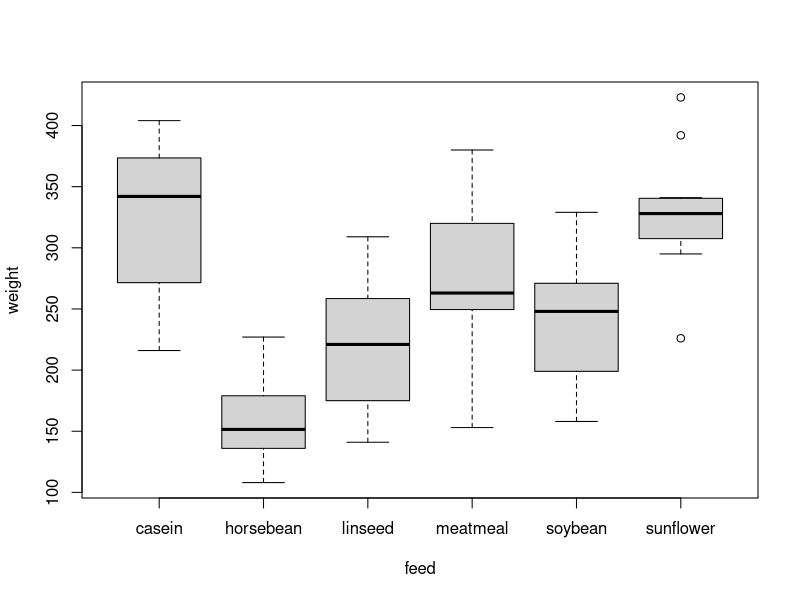
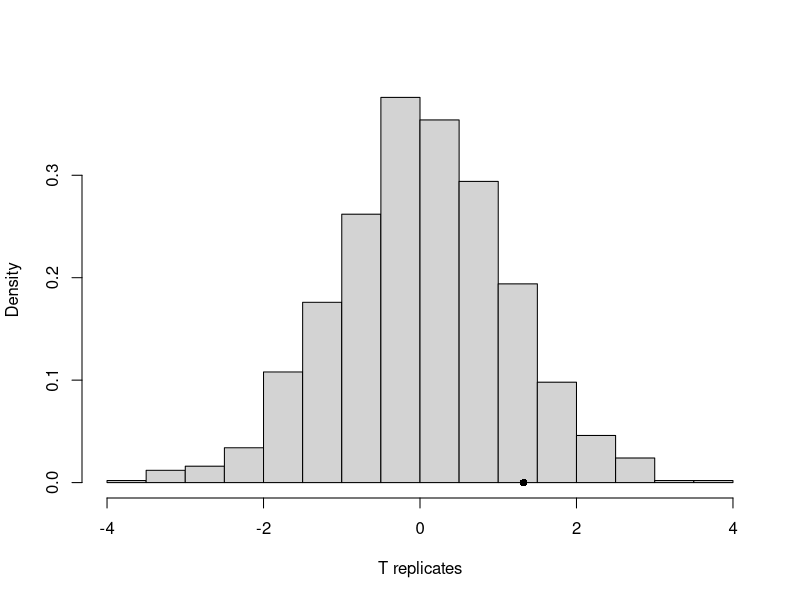
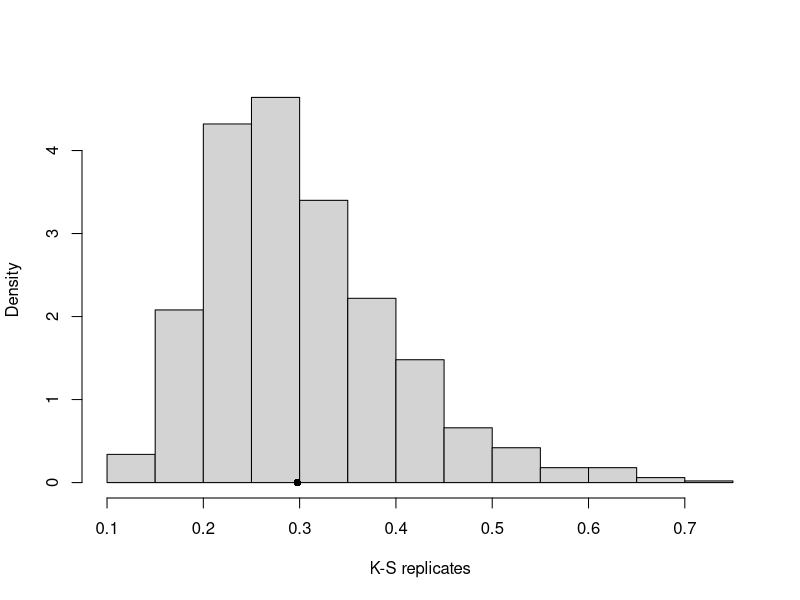
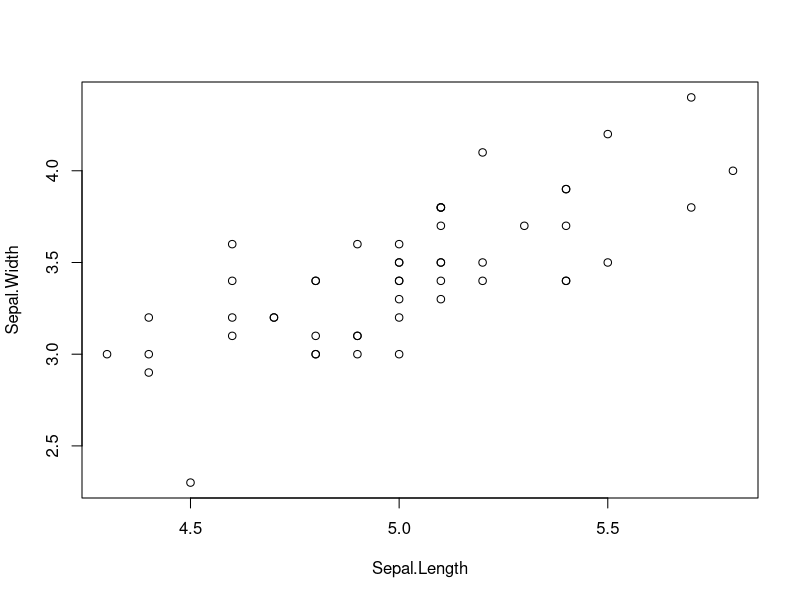
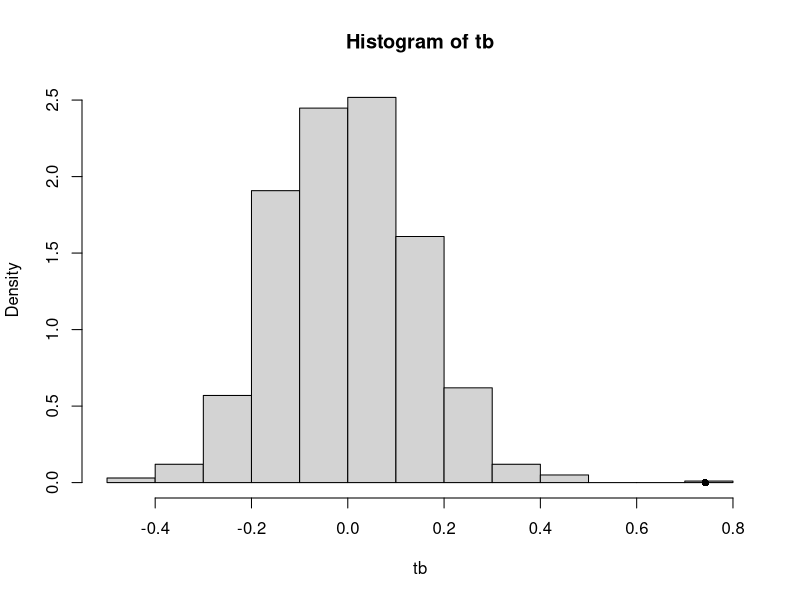

Write R code to recreate these figures, in order.
# Rizzo 
# Example 8.1 (Permutation distribution of a statistic)

# Plot the data
attach(chickwts)
boxplot(formula(chickwts))
# We note that linseed and soybean groups are similar
# So we will test if they are from the same population

# obtain the x and y samples
x <- as.vector(weight[feed == "soybean"])
y <- as.vector(weight[feed == "linseed"])
detach(chickwts)
x
y
#The theory is that if these two are actually distributed
#in the same manner (from the same underlying population)
#then this mixing shuffling sampling won't matter
#in the final results, how many actually came from group
#1 and which from group 2 which will then prove they are
#from the indistinguishable populations (the same), or not!

# We first compare the two groups with a t-test:
#assuming they are normally dist from the same population.
R <- 1000              #number of replicates
z <- c(x, y)          #pooled sample
n = length(x)
K <- 1:length(z)      # Total pooled sample size
reps <- numeric(R)   #storage for replicates
# Value of t-stat for original sample:
t0 <- t.test(x, y)$statistic
t0

# Generate the permutations and compute the t-stat on each of them
set.seed(235)
for (i in 1:R) {
  #generate indices k for the x sample
  k <- sample(K, size = n, replace = FALSE)
  x1 <- z[k]
  y1 <- z[-k]      #complement of x1
  reps[i] <- t.test(x1, y1)$statistic
}

# p-value
p <- mean(c(t0, abs(reps) >= t0))
p #the p-val was just the proportion of t-observed were larger than t-crit
#[1] 0.2121124
# Note the use of absolute value because it is a two-tail test!
# Conclusion: since p-value > 0.05 we don't reject Ho: mu_linseed = mu_soybean

# For comparison, the p-value under the normal distribution assumption:
t.test(x, y)$p.value
#since it was the same as the t-test, we show that they two samples are normally
#distributed (the permutation test is not really needed)

# Histogram of the t stat replicates and the observed value
hist(reps, main = "", freq = FALSE, xlab = "T replicates")
points(t0, 0, cex = 1, pch = 16)      #observed T


# Example 8.2 K-S method
#comparing two CDF to see if they are exactly the same
#cmpare a density of a sample to a known CDF
# continues Example 8.1

# Permutation distribution of the Kolmogorov-Smirnov statistic
# Ho: F = G vs. Ha: F not equal G

D <- numeric(R)      #storage for replicates

# To supress the p-value warning:
options(warn = -1)

# Value of the K-s stat from original sample:
D0 <- ks.test(x, y, exact = FALSE)$statistic

set.seed(234)
for (i in 1:R) {
  k <- sample(K, size = n, replace = FALSE)
  x1 <- z[k]
  y1 <- z[-k]      #complement of x1
  D[i] <- ks.test(x1, y1, exact = FALSE)$statistic
}

# p-value:
p <- mean(c(D0, D) >= D0)
p
# Conclusion: Since p-value > 0.05 we don't reject Ho

# Restore warnings:
options(warn = 0)


hist(D, main = "", freq = FALSE, xlab = "K-S replicates")
points(D0, 0, cex = 1, pch = 16)      #observed D


# Permutation test of independence with correlation

# Define the test statistic
cor1 = function(z, ix)
{
  n = nrow(z)
  x = z[,1]    # leave x as is
  y = z[ix, 2] # permute the rows of y
  return(cor(x,y))
}

# Obtaining the permutations wiht the boot function
library(boot)
#Idea: sample so that there distributions in the bootstrap sample
#are normal and independent. Then compare what the p-value would have been
#of the correlation from that bootstrap population to the 
#one actual correlation p value.
# Dataset
z = as.matrix(iris[1:50, 1:2])
plot(z)
#note below, the permutation argument means the sample 
#will be without replacement 
boot.obj = boot(data = z, statistic = cor1, R = 1000, sim = "permutation")
tb = c(boot.obj$t0, boot.obj$t)
hist(tb, freq = F)
points(boot.obj$t0, 0, cex = 1, pch = 16)

# p-value
mean(tb >= boot.obj$t0)

# Compare to cor.test p-value
cor.test(z[,1], z[,2])

# Both reject Ho: Sepal length and width are independent